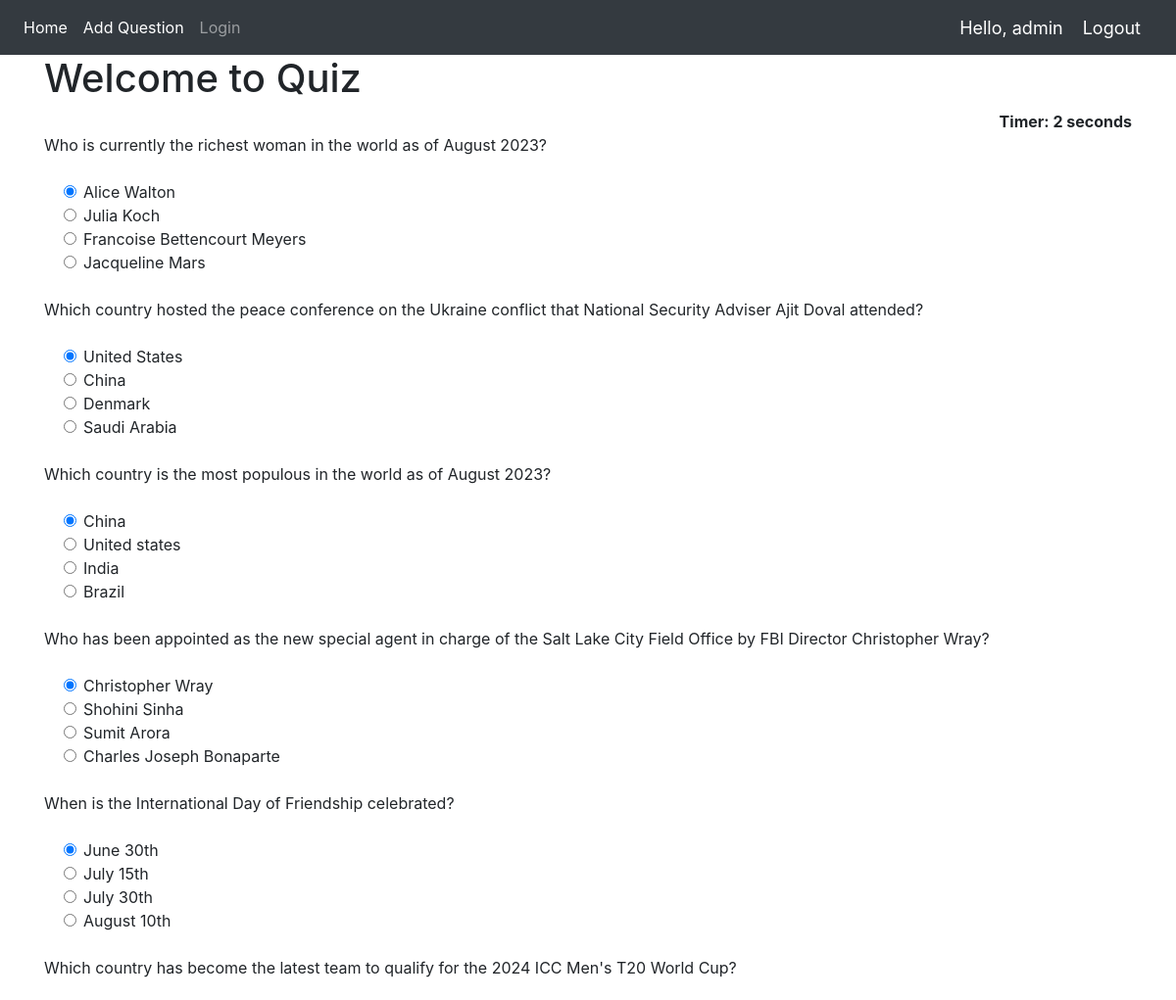
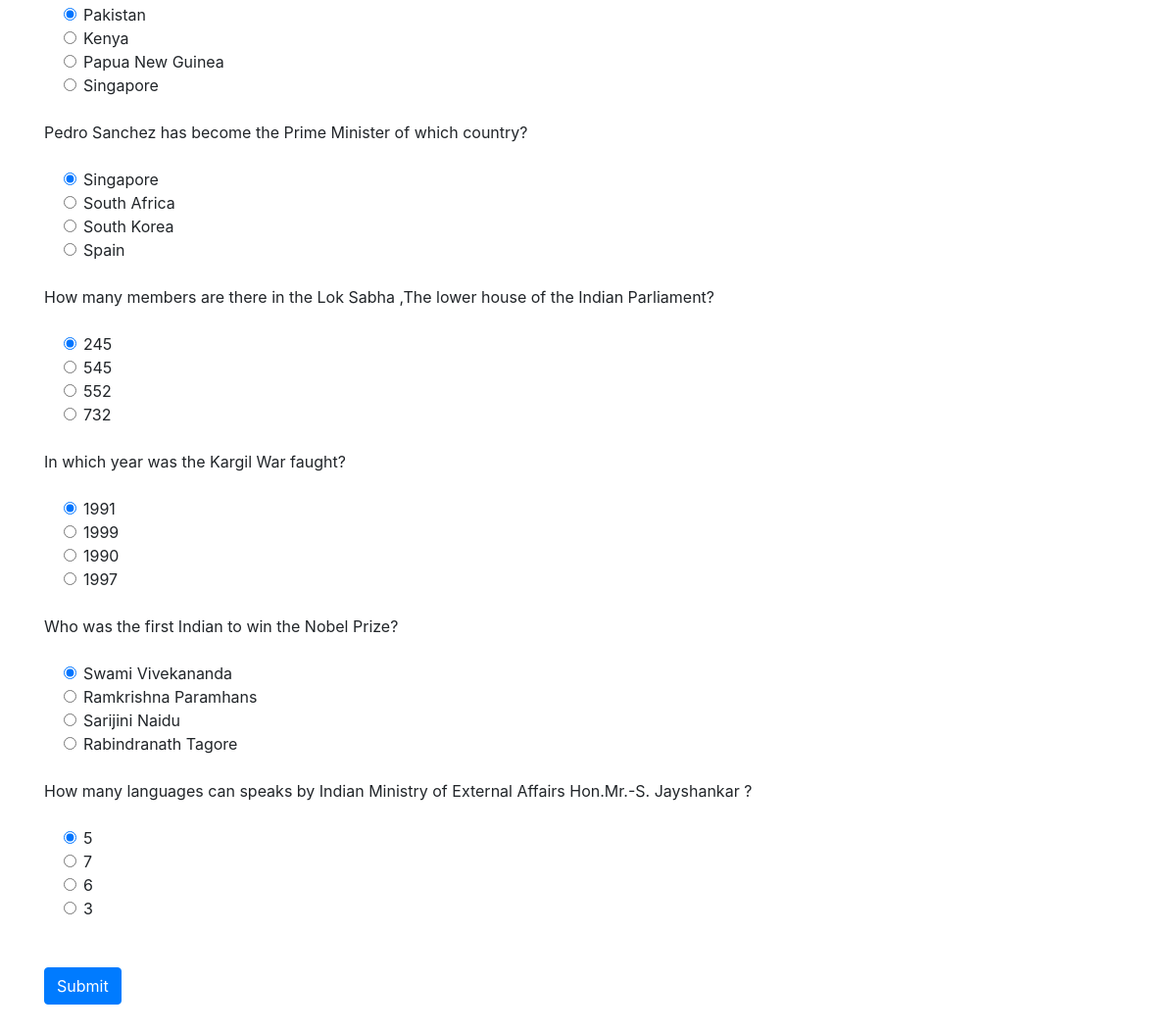
The app's page / (signed in) with its own data (2 pictures, top to bottom).
### Quiz/models.py (models this page shows, shortened)
class QuesModel(models.Model):
    question = models.CharField(max_length=200,null=True)
    op1 = models.CharField(max_length=200,null=True)
    op2 = models.CharField(max_length=200,null=True)
    op3 = models.CharField(max_length=200,null=True)
    op4 = models.CharField(max_length=200,null=True)
    ans = models.CharField(max_length=200,null=True)

### Quiz/views.py (the view)
# urls.py: 2. Add a URL to urlpatterns:  path('', views.home, name='home')
def home(request):
    if request.method == 'POST':
        print(request.POST)
        questions=QuesModel.objects.all()
        score=0
        wrong=0
        correct=0
        total=0
        for q in questions:
            total+=1
            print(request.POST.get(q.question))
            print(q.ans)
            print()
            if q.ans ==  request.POST.get(q.question):
                score+=10
                correct+=1
            else:
                wrong+=1
        percent = score/(total*10) *100
        context = {
            'score':score,
            'time': request.POST.get('timer'),
            'correct':correct,
            'wrong':wrong,
            'percent':percent,
            'total':total
        }
        return render(request,'Quiz/result.html',context)
    else:
        questions=QuesModel.objects.all()
        context = {
            'questions':questions
        }
        return render(request,'Quiz/home.html',context)

### Quiz/templates/Quiz/home.html (shortened to what this page needs)
{% extends 'Quiz/dependencies.html' %}
{% block content %}
{% load static %}
<div class="container ">
<h1>Welcome to Quiz</h1>
<div align="right " id="displaytimer"><b>Timer: 0 seconds</b></div>
 <form method='post' action=''>
    {% for q  in questions%}
    <div class="form-group">
      <label for="question">{{q.question}}</label>
    </div>
    <div class="form-check">
        <div class="form-check">
            <input class="form-check-input" type="radio" name="{{q.question}}" id="gridRadios1" value="option1" checked>
            <label class="form-check-label" for="gridRadios1">
                {{q.op1}}
            </label>
        </div>
        <div class="form-check">
            <input class="form-check-input" type="radio" name="{{q.question}}" id="gridRadios2" value="option2">
            <label class="form-check-label" for="gridRadios2">
                {{q.op2}}
            </label>
        </div>
        <div class="form-check">
            <input class="form-check-input" type="radio" name="{{q.question}}" id="gridRadios1" value="option3">
            <label class="form-check-label" for="gridRadios1">
                {{q.op3}}
            </label>
        </div>
        <div class="form-check">
            <input class="form-check-input" type="radio" name="{{q.question}}" id="gridRadios2" value="option4">
            <label class="form-check-label" for="gridRadios2">
                {{q.op4}}
            </label>
        </div>
        <br>
    </div>
    {% endfor %}
    <br>
    <button type="submit" class="btn btn-primary">Submit</button>
  </form>
</div>
{% endblock %}

### Quiz/templates/Quiz/navbar.html (shortened to what this page needs)
{% load static %}
<nav class="navbar navbar-expand-lg navbar-dark bg-dark">
  <div class="collapse navbar-collapse" id="navbarNav">
    <ul class="navbar-nav">
      <li class="nav-item active">
        <a class="nav-link" href="{% url 'home' %}">Home</a>
      </li>
      {% if request.user.is_staff %}
      <li class="nav-item active">
        <a class="nav-link" href="{% url 'addQuestion' %}">Add Question</a>
      </li>
      {% endif %}
      <li class="nav-item">
        <a class="nav-link" href="{% url 'login' %}">Login</a>
      </li>
    </ul>
  </div>
  <span class="greet">Hello, {{request.user}}</span>
  <span ><a  class="greet" href="{% url 'logout' %}">Logout</a></span>
</nav>

### Quiz/templates/Quiz/navbar.html (style rules this page uses)
.greet { font-size: 18px; color: #fff; margin-right: 20px; }

### records on screen
QuesModel: question "Who is currently the richest woman in the world as of August 2023?", op1 "Alice Walton", op2 "Julia Koch", op3 "Francoise Bettencourt Meyers", op4 "Jacqueline Mars"
QuesModel: question "Which country hosted the peace conference on the Ukraine conflict that National Security Adviser Ajit Doval attended?", op1 "United States", op2 "China", op3 "Denmark", op4 "Saudi Arabia"
QuesModel: question "Which country is the most populous in the world as of August 2023?", op1 "China", op2 "United states", op3 "India", op4 "Brazil"
QuesModel: question "Who has been appointed as the new special agent in charge of the Salt Lake City Field Office by FBI Director Christopher Wray?", op1 "Christopher Wray", op2 "Shohini Sinha", op3 "Sumit Arora", op4 "Charles Joseph Bonaparte"
QuesModel: question "When is the International Day of Friendship celebrated?", op1 "June 30th", op2 "July 15th", op3 "July 30th", op4 "August 10th"
QuesModel: question "Which country has become the latest team to qualify for the 2024 ICC Men's T20 World Cup?", op1 "Pakistan", op2 "Kenya", op3 "Papua New Guinea", op4 "Singapore"
QuesModel: question "Pedro Sanchez has become the Prime Minister of which country?", op1 "Singapore", op2 "South Africa", op3 "South Korea", op4 "Spain"
QuesModel: question "How many members are there in the Lok Sabha ,The lower house of the Indian Parliament?", op1 "245", op2 "545", op3 "552", op4 "732"
QuesModel: question "In which year was the Kargil War faught?", op1 "1991", op2 "1999", op3 "1990", op4 "1997"
QuesModel: question "Who was the first Indian to win the Nobel Prize?", op1 "Swami Vivekananda", op2 "Ramkrishna Paramhans", op3 "Sarijini Naidu", op4 "Rabindranath Tagore"
QuesModel: question "How many languages can speaks by Indian Ministry of External Affairs Hon.Mr.-S. Jayshankar ?", op1 "5", op2 "7", op3 "6", op4 "3"

### other values on screen
{{ request.user }} "admin"
